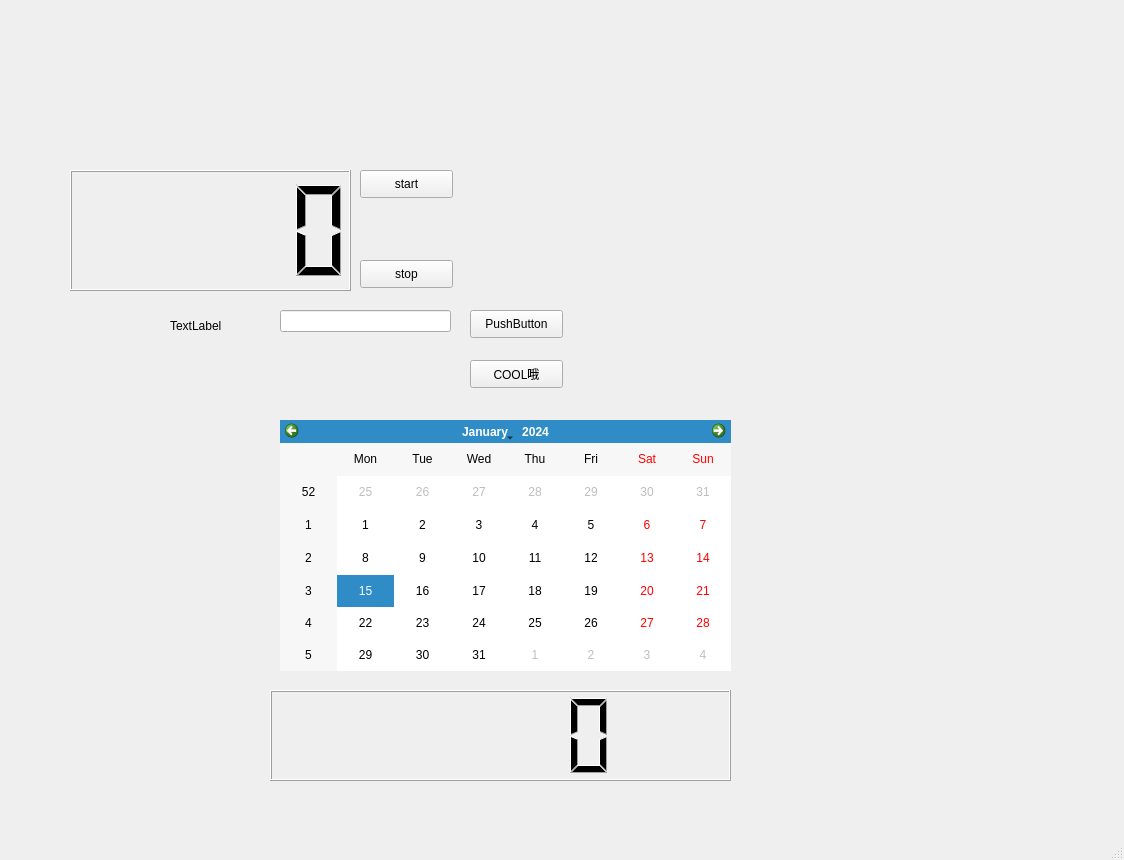
<?xml version="1.0" encoding="UTF-8"?>
<ui version="4.0">
 <class>MainWindow</class>
 <widget class="QMainWindow" name="MainWindow">
  <property name="geometry">
   <rect>
    <x>0</x>
    <y>0</y>
    <width>1124</width>
    <height>860</height>
   </rect>
  </property>
  <property name="windowTitle">
   <string>MainWindow</string>
  </property>
  <widget class="QWidget" name="centralwidget">
   <widget class="QLineEdit" name="lineEdit">
    <property name="geometry">
     <rect>
      <x>280</x>
      <y>310</y>
      <width>171</width>
      <height>22</height>
     </rect>
    </property>
   </widget>
   <widget class="QPushButton" name="pushButton">
    <property name="geometry">
     <rect>
      <x>470</x>
      <y>310</y>
      <width>93</width>
      <height>28</height>
     </rect>
    </property>
    <property name="text">
     <string>PushButton</string>
    </property>
   </widget>
   <widget class="QLabel" name="label">
    <property name="geometry">
     <rect>
      <x>170</x>
      <y>310</y>
      <width>191</width>
      <height>31</height>
     </rect>
    </property>
    <property name="text">
     <string>TextLabel</string>
    </property>
   </widget>
   <widget class="QPushButton" name="pushButton_2">
    <property name="geometry">
     <rect>
      <x>470</x>
      <y>360</y>
      <width>93</width>
      <height>28</height>
     </rect>
    </property>
    <property name="text">
     <string>COOL哦</string>
    </property>
   </widget>
   <widget class="QLCDNumber" name="lcdNumber">
    <property name="geometry">
     <rect>
      <x>70</x>
      <y>170</y>
      <width>281</width>
      <height>121</height>
     </rect>
    </property>
   </widget>
   <widget class="QPushButton" name="pushButton_3">
    <property name="geometry">
     <rect>
      <x>360</x>
      <y>170</y>
      <width>93</width>
      <height>28</height>
     </rect>
    </property>
    <property name="text">
     <string>start</string>
    </property>
   </widget>
   <widget class="QPushButton" name="pushButton_4">
    <property name="geometry">
     <rect>
      <x>360</x>
      <y>260</y>
      <width>93</width>
      <height>28</height>
     </rect>
    </property>
    <property name="text">
     <string>stop</string>
    </property>
   </widget>
   <widget class="QLCDNumber" name="lcdNumber_2">
    <property name="geometry">
     <rect>
      <x>270</x>
      <y>690</y>
      <width>461</width>
      <height>91</height>
     </rect>
    </property>
   </widget>
   <widget class="QCalendarWidget" name="calendarWidget">
    <property name="geometry">
     <rect>
      <x>280</x>
      <y>420</y>
      <width>451</width>
      <height>251</height>
     </rect>
    </property>
   </widget>
  </widget>
  <widget class="QMenuBar" name="menubar">
   <property name="geometry">
    <rect>
     <x>0</x>
     <y>0</y>
     <width>1124</width>
     <height>25</height>
    </rect>
   </property>
  </widget>
  <widget class="QStatusBar" name="statusbar"/>
  <action name="actionNewFile">
   <property name="text">
    <string>NewFile</string>
   </property>
  </action>
  <action name="actionOpenFile">
   <property name="text">
    <string>OpenFile</string>
   </property>
  </action>
  <action name="actionClose">
   <property name="text">
    <string>Close</string>
   </property>
  </action>
 </widget>
 <resources/>
 <connections/>
</ui>
